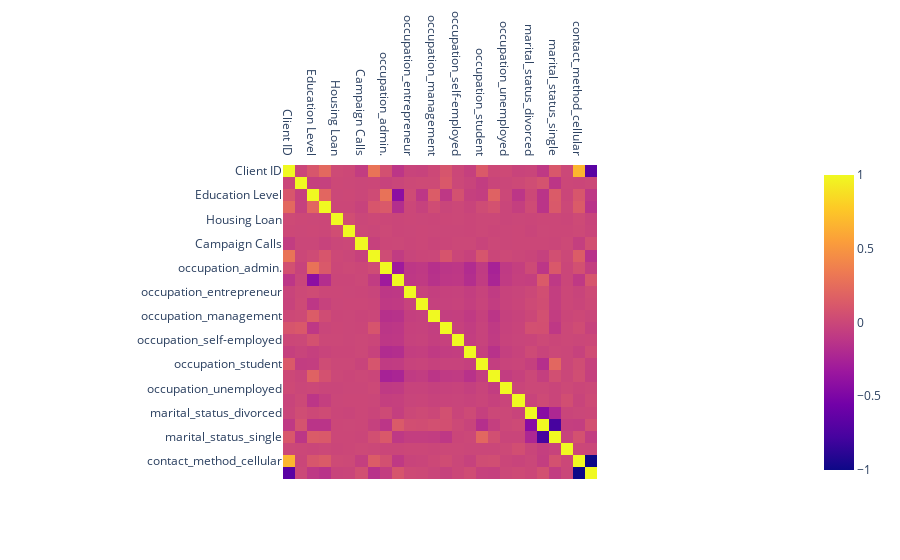

Notebook cell for this chart:
### Code cell
# Store correlation in variable 'corr_df'
corr_df = df.corr(numeric_only=True)

# Create a heat map displaying correlation statistics of all the numerical features.
fig = px.imshow(corr_df)
fig.update_xaxes(side="top")
fig.show()

# Drop feature 'marital_status_single' to avoid perfect correlation (not married not divorced = single)
# Drop feature 'contact_method_telphone' to avoid perfect correlation (not telephone = cellular)

### Figure 1 — Plotly figure (JSON) as saved in the notebook; plotly's stock layout.template omitted (floating-point values rounded to 4 significant figures; data arrays with more than 128 entries replaced by an {"elided": "..."} marker saying what was removed)
{"data": [{"coloraxis": "coloraxis", "hovertemplate": "x: %{x}<br>y: %{y}<br>color: %{z}<extra></extra>", "name": "0", "type": "heatmap", "x": ["Client ID", "Age", "Education Level", "Credit Default", "Housing Loan", "Personal Loan", "Campaign Calls", "Subscription Status", "occupation_admin.", "occupation_blue-collar", "occupation_entrepreneur", "occupation_housemaid", "occupation_management", "occupation_retired", "occupation_self-employed", "occupation_services", "occupation_student", "occupation_technician", "occupation_unemployed", "occupation_unknown", "marital_status_divorced", "marital_status_married", "marital_status_single", "marital_status_unknown", "contact_method_cellular", "contact_method_telephone"], "xaxis": "x", "y": ["Client ID", "Age", "Education Level", "Credit Default", "Housing Loan", "Personal Loan", "Campaign Calls", "Subscription Status", "occupation_admin.", "occupation_blue-collar", "occupation_entrepreneur", "occupation_housemaid", "occupation_management", "occupation_retired", "occupation_self-employed", "occupation_services", "occupation_student", "occupation_technician", "occupation_unemployed", "occupation_unknown", "marital_status_divorced", "marital_status_married", "marital_status_single", "marital_status_unknown", "contact_method_cellular", "contact_method_telephone"], "yaxis": "y", "z": {"elided": "26x26 float values"}}], "layout": {"coloraxis": {"colorscale": [[0, "#0d0887"], [0.1111, "#46039f"], [0.2222, "#7201a8"], [0.3333, "#9c179e"], [0.4444, "#bd3786"], [0.5556, "#d8576b"], [0.6667, "#ed7953"], [0.7778, "#fb9f3a"], [0.8889, "#fdca26"], [1, "#f0f921"]]}, "margin": {"t": 60}, "xaxis": {"anchor": "y", "constrain": "domain", "domain": [0, 1], "scaleanchor": "y", "side": "top"}, "yaxis": {"anchor": "x", "autorange": "reversed", "constrain": "domain", "domain": [0, 1]}}}
